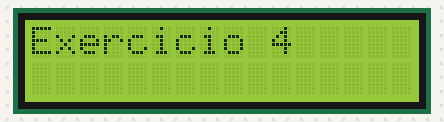
Recording of a sketch running on a simulated Arduino Uno, built with avr-gcc and run on an emulated ATmega328P. Parts: 16×2 character LCD. What the sketch prints to the serial monitor is not drawn.

Above: at 0.1 s.
At 2.1 s:
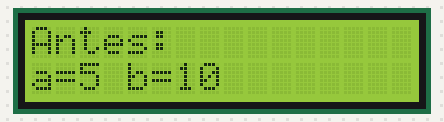
At 5.1 s:
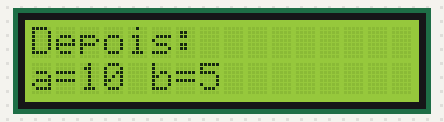

Measured:
- what the display in image 1 shows lasts 3.0 s, from 2.1 s to 5.1 s

The sketch:

Exercicio_4_troca_dois_valores_inteiros.ino
```cpp
#include <Arduino.h>
#include <LiquidCrystal.h>

// Define os pinos de conexão com o LCD
const int rs = 11;
const int en = 12;
const int d4 = 5;
const int d5 = 4;
const int d6 = 3;
const int d7 = 2;

// Inicializa o objeto LiquidCrystal com os pinos definidos
LiquidCrystal lcd(rs, en, d4, d5, d6, d7);

void setup() {
  // Inicializa a comunicação serial
  Serial.begin(9600);

  // Inicializa o LCD
  lcd.begin(16, 2); // Configura o LCD com 16 colunas e 2 linhas

  // Exibe "Exercicio 4" no LCD
  lcd.clear();
  lcd.setCursor(0, 0);
  lcd.print("Exercicio 4");
  delay(2000); // Aguarda 2 segundos para exibir o título

  // Declara duas variáveis inteiras
  int a = 5;
  int b = 10;

  // Exibe os valores antes da troca no LCD
  lcd.clear();
  lcd.setCursor(0, 0);
  lcd.print("Antes:");
  lcd.setCursor(0, 1);
  lcd.print("a=");
  lcd.print(a);
  lcd.print(" b=");
  lcd.print(b);
  delay(3000); // Aguarda 3 segundos para exibir

  // Troca os valores usando uma variável temporária
  int temp = a;
  a = b;
  b = temp;

  // Exibe os valores depois da troca no LCD
  lcd.clear();
  lcd.setCursor(0, 0);
  lcd.print("Depois:");
  lcd.setCursor(0, 1);
  lcd.print("a=");
  lcd.print(a);
  lcd.print(" b=");
  lcd.print(b);
  delay(3000); // Aguarda 3 segundos para exibir

  // Exibe os valores no monitor serial
  Serial.println("Exercicio 4");
  Serial.println("Antes da troca:");
  Serial.print("a = ");
  Serial.println(5);
  Serial.print("b = ");
  Serial.println(10);

  Serial.println("Depois da troca:");
  Serial.print("a = ");
  Serial.println(a);
  Serial.print("b = ");
  Serial.println(b);
}

void loop() {
  // Não é necessário repetir nada no loop
}
```
